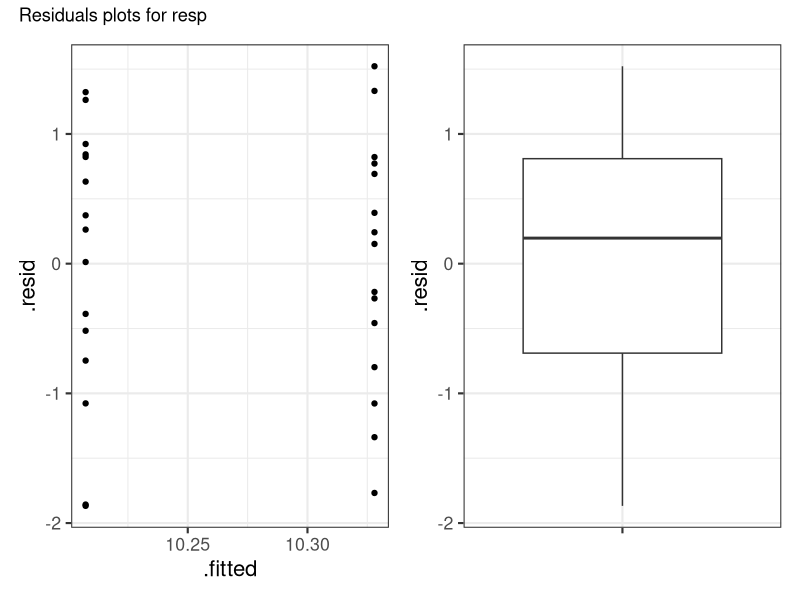
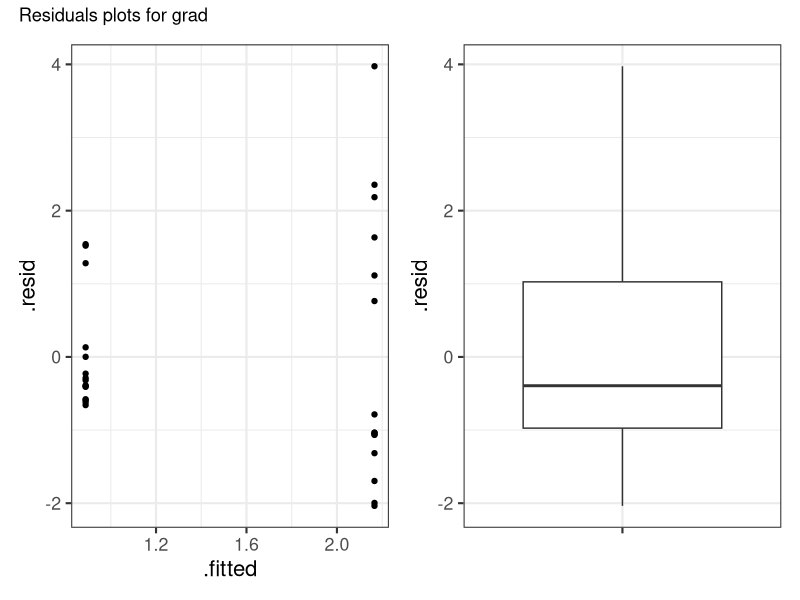

Generate these figures, in order, with R:
library(purrr) # v. 0.3.4
library(ggplot2) # v. 3.3.2
library(patchwork) # v. 1.0.0
library(broom) # v. 0.5.6


dat = structure(list(group = structure(c(1L, 1L, 1L, 1L, 1L, 1L, 1L, 
1L, 1L, 1L, 1L, 1L, 1L, 1L, 1L, 2L, 2L, 2L, 2L, 2L, 2L, 2L, 2L, 
2L, 2L, 2L, 2L, 2L, 2L, 2L), .Label = c("a", "b"), class = "factor"), 
    resp = c(10.48, 9.87, 11.1, 8.56, 11.15, 9.53, 8.99, 10.06, 
    11.02, 10.57, 11.85, 10.11, 9.25, 11.66, 10.72, 8.34, 10.58, 
    10.47, 9.46, 11.13, 8.35, 9.69, 9.82, 11.47, 9.13, 11.53, 
    11.05, 11.03, 10.84, 10.22), slp = c(38.27, 46.33, 44.29, 
    35.57, 34.78, 47.81, 50.45, 46.31, 47.82, 42.07, 31.75, 65.65, 
    47.42, 41.51, 38.69, 47.84, 46.22, 50.66, 50.69, 44.09, 47.3, 
    52.53, 53.63, 53.38, 27.34, 51.83, 56.63, 32.99, 77.5, 38.24
    ), grad = c(0.3, 0.66, 0.57, 0.23, 0.31, 0.48, 0.5, 0.49, 
    2.41, 0.6, 0.27, 0.89, 2.43, 1.02, 2.17, 1.38, 0.17, 0.47, 
    1.1, 3.28, 6.14, 3.8, 4.35, 0.85, 1.13, 1.11, 2.93, 1.13, 
    4.52, 0.13)), class = "data.frame", row.names = c(NA, -30L) )
head(dat)


ttest_fun = function(response) {
  form = paste(response, "~ group")
  lm(as.formula(form), data = dat)
}

ttest_fun(response = "resp")


vars = names(dat)[2:4]
vars


vars = set_names(vars)
vars


models = vars %>%
     map(ttest_fun)

models


# vars %>%
#      set_names() %>%
#      map(ttest_fun)
# 

resid_plots = function(model, modelname) {
     output = augment(model)
     
     res.v.fit = ggplot(output, aes(x = .fitted, y = .resid) ) +
          geom_point() +
          theme_bw(base_size = 16)
     
     res.box = ggplot(output, aes(x = "", y = .resid) ) +
          geom_boxplot() +
          theme_bw(base_size = 16) +
          labs(x = NULL)
     
     res.v.fit + res.box +
          plot_annotation(title = paste("Residuals plots for", modelname) )
}

resid_plots(model = models[[1]], modelname = names(models)[1])


residplots = imap(models, resid_plots)

residplots[[3]]


gradmod = ttest_fun("log(grad)")


models$log_grad = gradmod

models$grad = NULL

models


models[!names(models) %in% "slp"]


res_anova = map_dfr(models, tidy, conf.int = TRUE, .id = "variable")
res_anova
